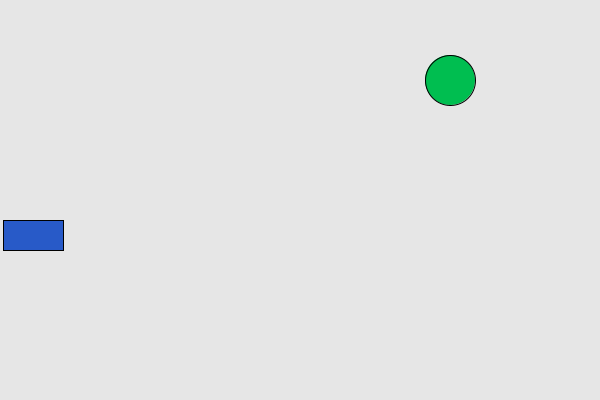
Frame 1 (no input)
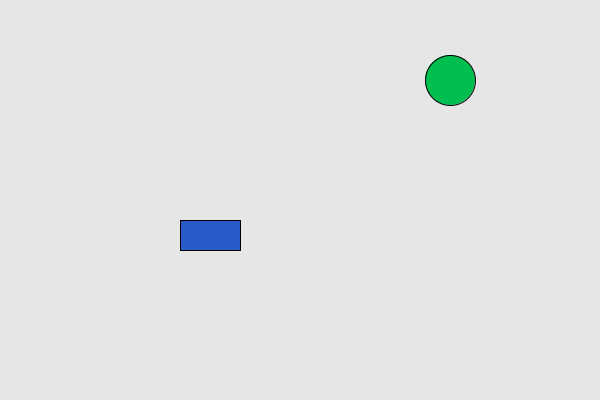
Frame 60 (the mouse pressed at the canvas centre just before this capture)
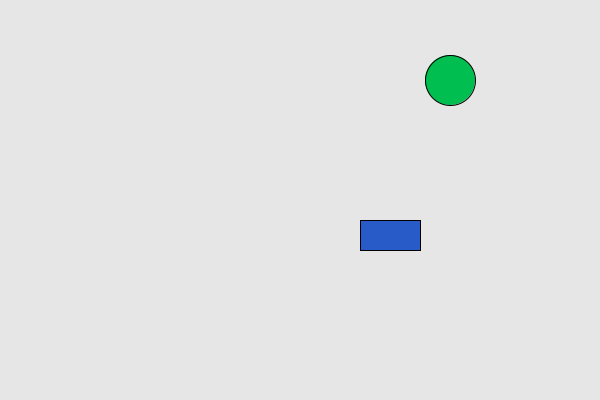
Frame 120 (the mouse held since frame 60 and released just before this capture)

The Processing sketch that drew these frames (run headless with seeded random() and noise(); from frame 60 on, the mouse is pressed at the canvas centre):

// Processing sketch: Stoplight
// ── Stoplight.pde
// A light the car obeys: Visible Java Session 2 mini-lecture
// Click inside the window, then press the space bar to flip the light.
// Predict: where does the car stop on red?

float carX = 0;
boolean lightIsGreen = true;

void setup() {
  size(600, 400);
}

void draw() {
  background(230);

  if (lightIsGreen) {
    fill(0, 190, 80);
  } else {
    fill(220, 40, 40);
  }
  circle(450, 80, 50);

  if (lightIsGreen) {
    carX = carX + 3;
  }
  if (carX > width) {
    carX = 0;
  }

  fill(40, 90, 200);
  rect(carX, 220, 60, 30);
}

void keyPressed() {
  if (key == ' ') {
    lightIsGreen = !lightIsGreen;
  }
}
